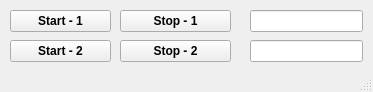
<?xml version="1.0" encoding="UTF-8"?>
<ui version="4.0">
 <class>MainWindow</class>
 <widget class="QMainWindow" name="MainWindow">
  <property name="geometry">
   <rect>
    <x>0</x>
    <y>0</y>
    <width>373</width>
    <height>92</height>
   </rect>
  </property>
  <property name="sizePolicy">
   <sizepolicy hsizetype="Fixed" vsizetype="Fixed">
    <horstretch>0</horstretch>
    <verstretch>0</verstretch>
   </sizepolicy>
  </property>
  <property name="windowTitle">
   <string>MainWindow</string>
  </property>
  <widget class="QWidget" name="centralWidget">
   <widget class="QPushButton" name="btn_start_thread1">
    <property name="geometry">
     <rect>
      <x>10</x>
      <y>10</y>
      <width>101</width>
      <height>22</height>
     </rect>
    </property>
    <property name="sizePolicy">
     <sizepolicy hsizetype="Fixed" vsizetype="Fixed">
      <horstretch>0</horstretch>
      <verstretch>0</verstretch>
     </sizepolicy>
    </property>
    <property name="font">
     <font>
      <weight>75</weight>
      <bold>true</bold>
     </font>
    </property>
    <property name="text">
     <string>Start - 1</string>
    </property>
   </widget>
   <widget class="QPushButton" name="btn_stop_thread1">
    <property name="geometry">
     <rect>
      <x>120</x>
      <y>10</y>
      <width>111</width>
      <height>22</height>
     </rect>
    </property>
    <property name="sizePolicy">
     <sizepolicy hsizetype="Fixed" vsizetype="Fixed">
      <horstretch>0</horstretch>
      <verstretch>0</verstretch>
     </sizepolicy>
    </property>
    <property name="font">
     <font>
      <weight>75</weight>
      <bold>true</bold>
     </font>
    </property>
    <property name="text">
     <string>Stop - 1</string>
    </property>
   </widget>
   <widget class="QPushButton" name="btn_thread2_start">
    <property name="geometry">
     <rect>
      <x>10</x>
      <y>40</y>
      <width>101</width>
      <height>22</height>
     </rect>
    </property>
    <property name="font">
     <font>
      <weight>75</weight>
      <bold>true</bold>
     </font>
    </property>
    <property name="text">
     <string>Start - 2</string>
    </property>
   </widget>
   <widget class="QPushButton" name="btn_thread2_stop">
    <property name="geometry">
     <rect>
      <x>120</x>
      <y>40</y>
      <width>111</width>
      <height>22</height>
     </rect>
    </property>
    <property name="font">
     <font>
      <weight>75</weight>
      <bold>true</bold>
     </font>
    </property>
    <property name="text">
     <string>Stop - 2</string>
    </property>
   </widget>
   <widget class="QLineEdit" name="le_thread1">
    <property name="geometry">
     <rect>
      <x>250</x>
      <y>10</y>
      <width>113</width>
      <height>22</height>
     </rect>
    </property>
   </widget>
   <widget class="QLineEdit" name="le_thread2">
    <property name="geometry">
     <rect>
      <x>250</x>
      <y>40</y>
      <width>113</width>
      <height>22</height>
     </rect>
    </property>
   </widget>
  </widget>
  <widget class="QStatusBar" name="statusBar"/>
 </widget>
 <layoutdefault spacing="6" margin="11"/>
 <resources/>
 <connections/>
</ui>
